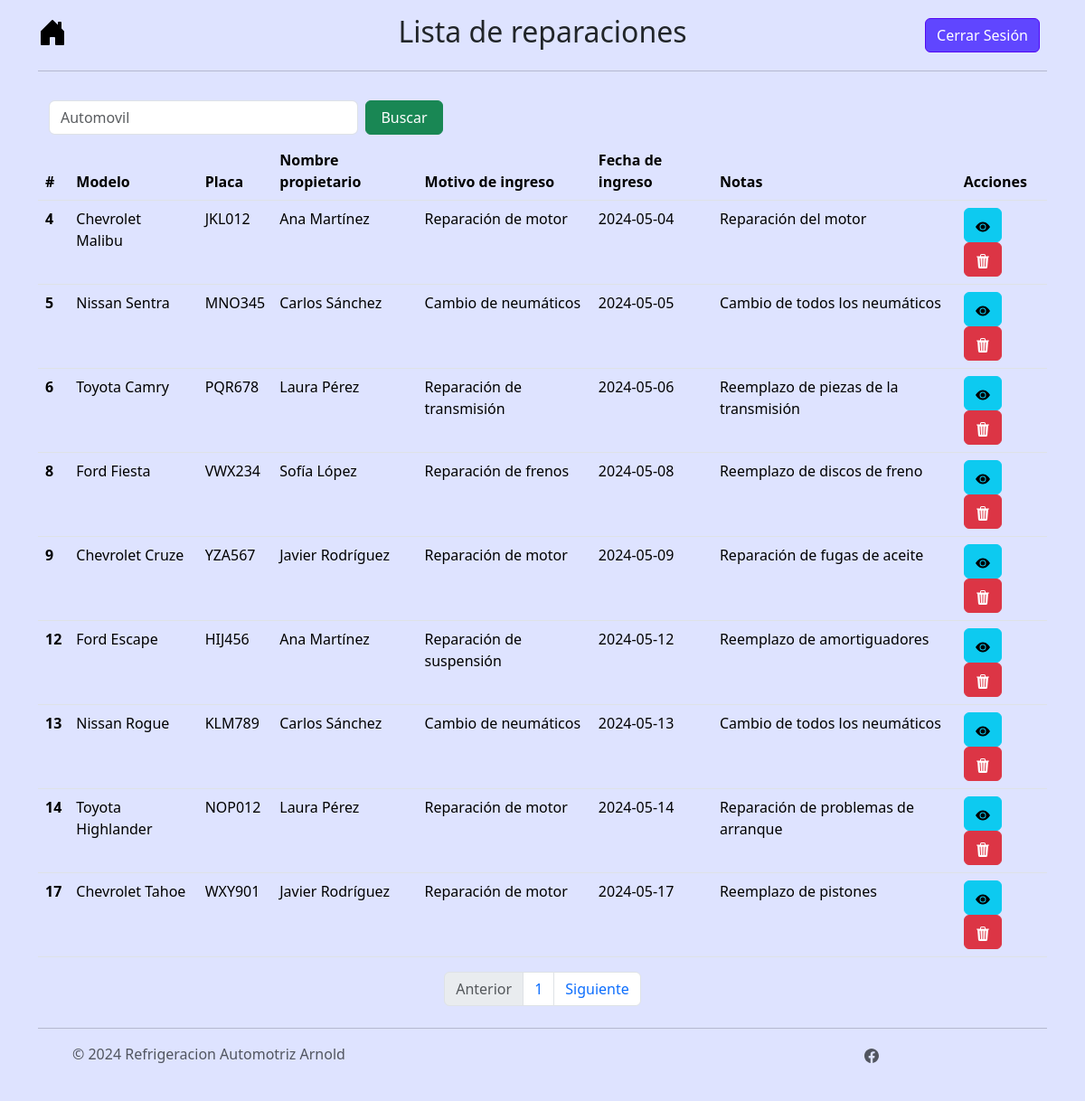
/menu/reparaciones/page (signed in), run on an earlier commit of the app's database.
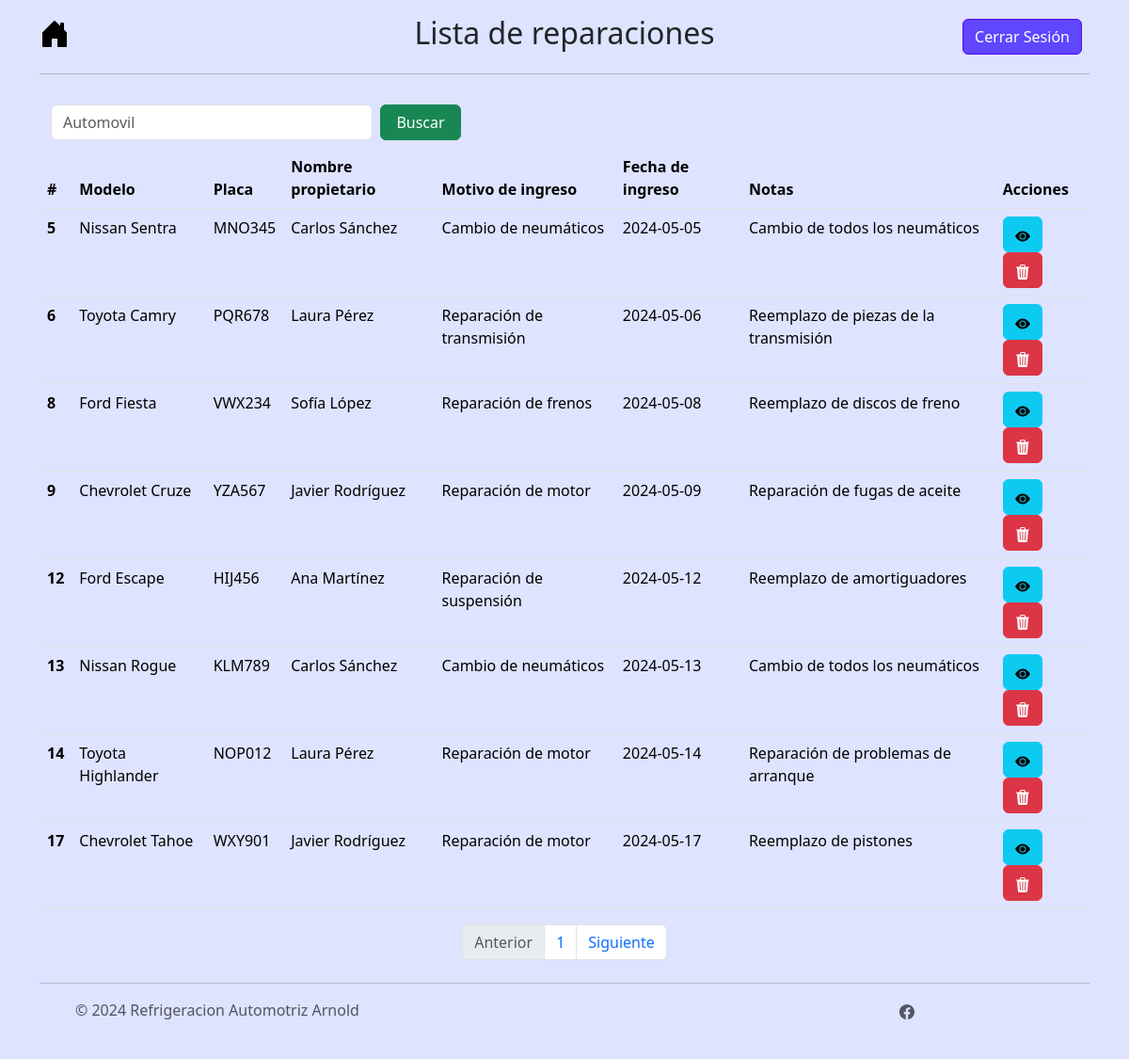
And on a later commit of the database.
### tables this page shows
CREATE TABLE automoviles (id_automovil INTEGER PRIMARY KEY AUTOINCREMENT NOT NULL, marca TEXT NOT NULL, modelo TEXT NOT NULL, placa TEXT UNIQUE NOT NULL, motivo_ingreso TEXT (150) NOT NULL, fecha_ingreso DATE NOT NULL, notas TEXT (255), estado TEXT NOT NULL DEFAULT "En espera", alta INTEGER DEFAULT (0) NOT NULL, nombre_propietario TEXT NOT NULL, telefono_propietario TEXT NOT NULL, correo_propietario TEXT NOT NULL, activo INTEGER NOT NULL DEFAULT (1), fecha_egreso TEXT, costo_total INTEGER, piezas_usadas TEXT, costo_mano_obra INTEGER);

### controller/reparaciones_controller.py (the view)
@app.route("/menu/reparaciones")
@app.route("/menu/reparaciones/page")
@app.route("/menu/reparaciones/page/<int:page>")
@login_required
def registro_reparaciones(page=1):
    rows = select_automovil_db(page)
    return render_template('menu_reparaciones.html', data=rows)

### controller/login_controller.py (called while the page is built)
@login_manager.user_loader
def load_user(user_id):
    return db.get_or_404(Users, user_id)

### model/reparaciones_model.py (called while the page is built)
def select_automovil_db(page):
    limit=10
    start = limit * (page - 1)
    alta = 1
    try:
        conn = sqlite3.connect("instance/arnold_autorefrigeraciones.db")
        c = conn.cursor()
        c.execute("SELECT * FROM automoviles WHERE alta = ? LIMIT ?, ?", (alta, start, limit))
        myresult = c.fetchall()
        insertObject = []
        columnNames = [column[0] for column in c.description]
        for record in myresult:
            insertObject.append(dict(zip(columnNames, record)))
        count = contar_automoviles_inavtivos_db()
        total_pages = ceil(int(count) / int(limit))
        conn.close()
        return [insertObject, total_pages]
    except sqlite3.Error as e:
        print("Error:", e)
        return None

### templates/menu_reparaciones.html (shortened to what this page needs)
{% extends 'base.html' %}
{% block styling %}
  {{ super() }}
  <link rel="stylesheet" href="/static/css/styles.css">
{% endblock %}
{% block nombre_menu %}Lista de reparaciones{% endblock %}
{% block content %}
<div class="container parent">
  <nav class="navbar">
    <div class="container-fluid">
      <form class="d-flex" role="search", action="{{url_for('select_reparacion_by_filter')}}", method="POST">
        <input class="form-control me-2 col-lg-3" type="search" placeholder="Automovil" aria-label="Search" name="filtro" required>
        <button class="btn btn-success col-lg-3" type="submit">Buscar</button>
      </form>
    </div>
  </nav>
<div class="table-responsive bg-custom">
  <table class="table table-hover" id="tabla_automoviles">
    <thead class="thead-dark">
      <tr>
        <th scope="col">#</th>
        <th scope="col">Modelo</th>
        <th scope="col">Placa</th>
        <th scope="col">Nombre propietario</th>
        <th scope="col">Motivo de ingreso</th>
        <th scope="col">Fecha de ingreso</th>
        <th scope="col">Notas</th>
        <th scope="col">Acciones</th>
      </tr>
    </thead>
    <tbody>
      {% for automovil in data[0] %}
        <tr>
          <th>{{ automovil.id_automovil }}</th>
          <td>{{ automovil.modelo }}</td>
          <td>{{ automovil.placa}}</td>
          <td>{{ automovil.nombre_propietario }}</td>
          <td>{{ automovil.motivo_ingreso }}</td>
          <td>{{ automovil.fecha_ingreso }}</td>
          <td>{{ automovil.notas }}</td>
          <td>
            <button type="button" class="btn btn-info" data-bs-toggle="modal" data-bs-target="#modal_active{{automovil.id_automovil}}">
              <svg xmlns="http://www.w3.org/2000/svg" width="16" height="16" fill="currentColor" class="bi bi-eye-fill" viewBox="0 0 16 16">
                <path d="M10.5 8a2.5 2.5 0 1 1-5 0 2.5 2.5 0 0 1 5 0"/>
                <path d="M0 8s3-5.5 8-5.5S16 8 16 8s-3 5.5-8 5.5S0 8 0 8m8 3.5a3.5 3.5 0 1 0 0-7 3.5 3.5 0 0 0 0 7"/>
              </svg>
            </button>
            <button type="button" class="btn btn-danger" data-bs-toggle="modal" data-bs-target="#modal_delete{{automovil.id_automovil}}">
            </button>
          </td>
        </tr>
      {% endfor %}
      </tbody>
    </table>
  </div>
  <nav aria-label="Page navigation example">
    <ul class="pagination justify-content-center">
      <li class="page-item disabled">
        <a class="page-link">Anterior</a>
      </li>
      {% for i in range(data[1]) %}
        <li class="page-item"><a class="page-link" href="{{url_for('menu_automoviles', page=i+1)}}">{{i+1}}</a></li>
      {% endfor %}
      <li class="page-item">
        <a class="page-link" href="#">Siguiente</a>
      </li>
    </ul>
  </nav>
</div>
<div class="toast-container position-fixed bottom-0 end-0 p-3">
</div>
{% endblock %}

What changed in the data, as far as the page shows it:
no longer on this page (row edited): automoviles: id_automovil "4", modelo "Chevrolet Malibu", placa "JKL012", nombre_propietario "Ana Martínez", motivo_ingreso "Reparación de motor", fecha_ingreso "2024-05-04", notas "Reparación del motor"
